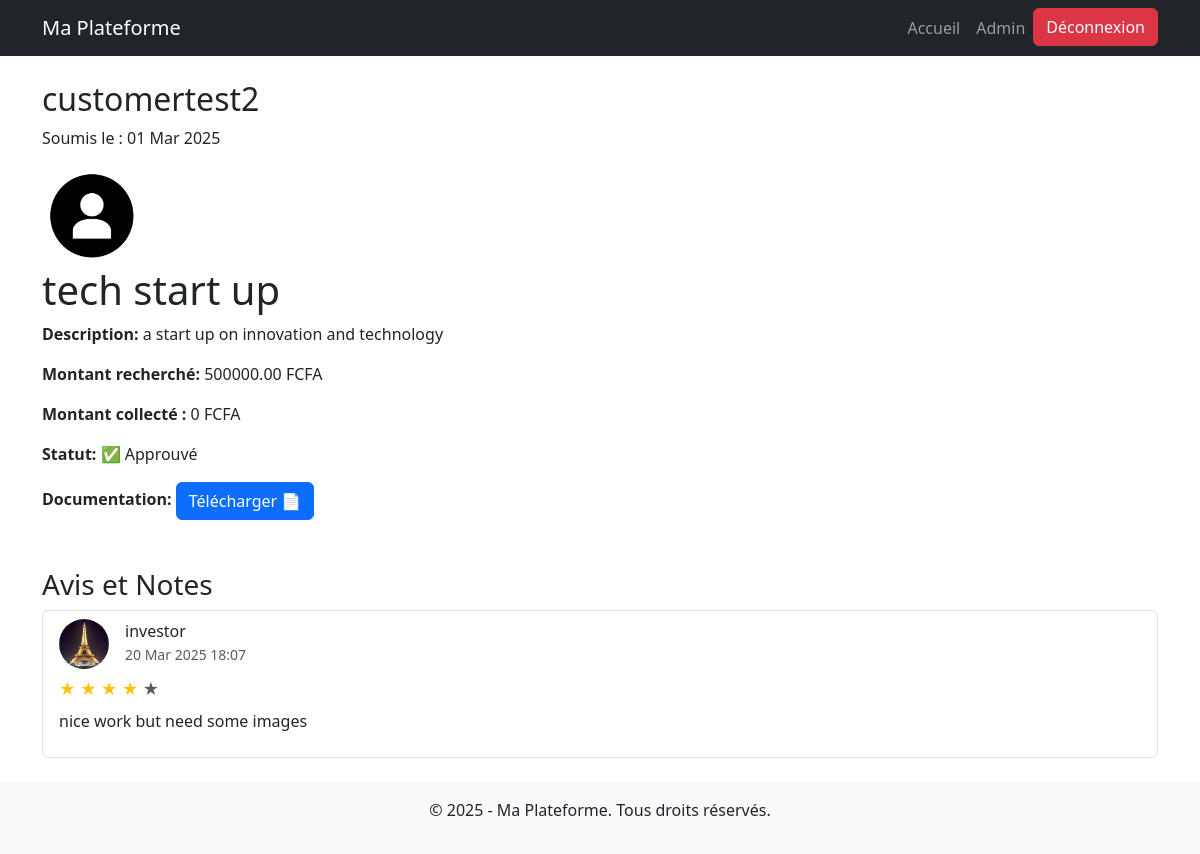
The page /projects/2/ on the database as committed earlier.
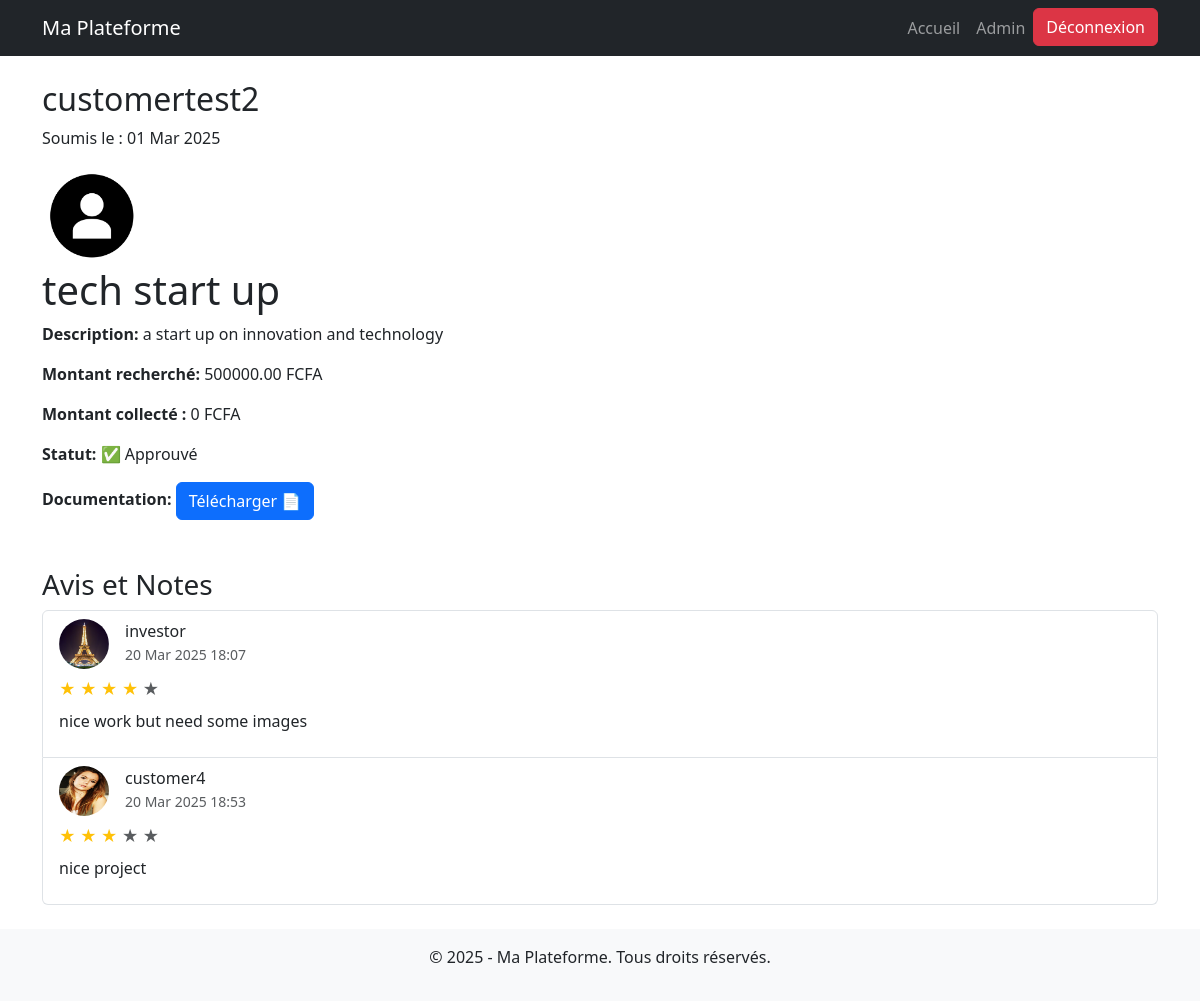
The same page on the database as committed later.
### core/models.py (models this page shows, shortened)
class Project(models.Model):
    CATEGORY_CHOICES = [
        ('tech', 'Technologie'),
        ('health', 'Santé'),
        ('agriculture', 'Agriculture'),
        ('education', 'Éducation'),
        ('other', 'Autre'),
    ]
    entrepreneur = models.ForeignKey(User, on_delete=models.CASCADE, limit_choices_to={'role': 'entrepreneur'})
    name = models.CharField(max_length=255)
    image = models.ImageField(upload_to='projects/images/', blank=True, null=True)
    description = models.TextField()
    objectives = models.TextField()
    amount_needed = models.DecimalField(max_digits=10, decimal_places=2)
    amount_collected = models.DecimalField(max_digits=15, decimal_places=2, default=0)  # Somme déjà collectée
    category = models.CharField(max_length=50, choices=CATEGORY_CHOICES)
    document = models.FileField(upload_to='media/projects/docs/', blank=True, null=True)
    is_approved = models.BooleanField(default=False)  # Validation par un modérateur
    created_at = models.DateTimeField(auto_now_add=True)
    def amount_collected(self):
        total = self.investment_set.aggregate(total_invested=Sum('amount'))['total_invested']
        return total if total else 0  # Si aucun investissement, retourne 0
    def progress_percentage(self):
        if self.amount_needed > 0:
            return min((self.amount_collected() / self.amount_needed) * 100, 100)  # Évite de dépasser 100%
        return 0

class User(AbstractUser):
    ROLE_CHOICES = [
        ('entrepreneur', 'Entrepreneur'),
        ('investisseur', 'Investisseur'),
    ]
    role = models.CharField(max_length=20, choices=ROLE_CHOICES, blank=True, null=True)
    profile_picture = models.ImageField(upload_to='profile_pictures/', blank=True, null=True)
    phone_number = models.CharField(max_length=15, unique=True, blank=True, null=True)
    email = models.EmailField(unique=True)
    kyc_validated = models.BooleanField(default=False)  # Validation KYC
    kyc_document = models.ImageField(upload_to='kyc_documents/', blank=True, null=True)  # Upload de la carte d'identité
    REQUIRED_FIELDS = ['email']  # Supprimé 'role' et 'phone_number' pour les superutilisateurs

class Rating(models.Model):
    project = models.ForeignKey(Project, on_delete=models.CASCADE, related_name='ratings')
    user = models.ForeignKey(User, on_delete=models.CASCADE)
    stars = models.IntegerField(choices=[(i, i) for i in range(1, 6)], null=True, blank=True)
    comment = models.TextField(null=True, blank=True)
    liked = models.BooleanField(default=False)
    created_at = models.DateTimeField(auto_now_add=True)
    class Meta:
        unique_together = ('project', 'user')
        ordering = ['-created_at']  # Les avis les plus récents en premier
    class Meta:
        unique_together = ('project', 'user')  # Un utilisateur ne peut donner qu'une note par projet

### core/views.py (the view)
# urls.py: path('projects/<int:project_id>/', project_detail, name='project_detail'),
def project_detail(request, project_id):
    project = get_object_or_404(Project, id=project_id)
    return render(request, 'project_detail.html', {'project': project})

### core/templates/project_detail.html (shortened to what this page needs)
{% extends 'base.html' %}
{% block content %}
  <div>
    <h2>{{ project.entrepreneur.username }}</h2>
    <p>Soumis le : {{ project.created_at|date:"d M Y" }}</p>
    {% if project.entrepreneur.profile_picture %}
      <img src="{{ project.entrepreneur.profile_picture.url }}" alt="Photo de profil" style="width:100px; height:100px; border-radius:50%;">
    {% else %}
      <img src="/media/images/Default-Profile-Picture-Download-PNG-Image.png" alt="Photo de profil par défaut" style="width:100px; height:100px; border-radius:50%;">
    {% endif %}
  </div>
  <h1>{{ project.name }}</h1>
  <p><strong>Description:</strong> {{ project.description }}</p>
  <p><strong>Montant recherché:</strong> {{ project.amount_needed }} FCFA</p>
  <p><strong>Montant collecté :</strong> {{ project.amount_collected }} FCFA</p>
  <p><strong>Statut:</strong> {% if project.is_approved %} ✅ Approuvé {% else %} ⏳ En attente {% endif %}</p>
  {% if project.document %}
    <p><strong>Documentation:</strong>
      <a href="{{ project.document.url }}" class="btn btn-primary" download>Télécharger 📄</a>
    </p>
  {% else %}
    <p>Aucune documentation disponible.</p>
  {% endif %}
  <h3 class="mt-5">Avis et Notes</h3>
  {% if project.ratings.all %}
      <div class="list-group">
          {% for rating in project.ratings.all %}
              <div class="list-group-item">
                  <div class="d-flex align-items-center">
                      {% if rating.user.profile_picture %}
                          <img src="{{ rating.user.profile_picture.url }}" alt="Photo de profil" style="width:50px; height:50px; border-radius:50%;" class="me-3">
                      {% else %}
                          <img src="/media/images/Default-Profile-Picture-Download-PNG-Image.png" alt="Photo de profil par défaut" style="width:50px; height:50px; border-radius:50%;" class="me-3">
                      {% endif %}
                      <div>
                          <h6 class="mb-0">{{ rating.user.username }}</h6>
                          <small class="text-muted">{{ rating.created_at|date:"d M Y H:i" }}</small>
                      </div>
                  </div>
                  <div class="mt-2">
                      {% for i in "12345"|make_list %}
                          {% if forloop.counter <= rating.stars %}
                              <span class="text-warning">&#9733;</span>
                          {% else %}
                              <span class="text-muted">&#9733;</span>
                          {% endif %}
                      {% endfor %}
                  </div>
                  {% if rating.comment %}
                      <p class="mt-2">{{ rating.comment }}</p>
                  {% endif %}
              </div>
          {% endfor %}
      </div>
  {% else %}
      <p class="text-muted">Aucun avis pour ce projet pour le moment.</p>
  {% endif %}
{% endblock %}

### core/templates/base.html (shortened to what this page needs)
<!DOCTYPE html>
<html lang="fr">
<head>
    <link rel="stylesheet" href="https://cdn.jsdelivr.net/npm/bootstrap@5.3.0/dist/css/bootstrap.min.css">
</head>
<body>
    <nav class="navbar navbar-expand-lg navbar-dark bg-dark">
        <div class="container">
            <a class="navbar-brand" href="{% url 'home' %}">Ma Plateforme</a>
            <div class="collapse navbar-collapse" id="navbarNav">
                <ul class="navbar-nav ms-auto">
                    <li class="nav-item">
                        <a class="nav-link" href="{% url 'home' %}">Accueil</a>
                    </li>
                    <li class="nav-item">
                        {% if user.is_entrepreneur %}
                            <a class="nav-link" href="{% url 'entrepreneur_dashboard' %}">Dashboard</a>
                        {% elif user.is_investisseur %}
                            <a class="nav-link" href="{% url 'investor_dashboard' %}">Dashboard</a>
                        {% else %}
                            <a class="nav-link" href="{% url 'admin:index' %}">Admin</a>
                        {% endif %}
                    </li>
                    <li>
                        <form action="{% url 'logout' %}" method="post">
                            <button type="submit" class="btn btn-danger">Déconnexion</button>
                        </form>
                    </li>
                </ul>
            </div>
        </div>
    </nav>
    <div class="container mt-4">
        {% block content %}{% endblock %}
    </div>
    <footer class="text-center mt-4 py-3 bg-light">
        <p>&copy; 2025 - Ma Plateforme. Tous droits réservés.</p>
    </footer>
</body>
</html>

Rows that differ between the two databases and show on the page:
added Rating: user.profile_picture (picture), user.username "customer4", created_at "20 Mar 2025 18:53", stars 3 (drawn), comment "nice project"
